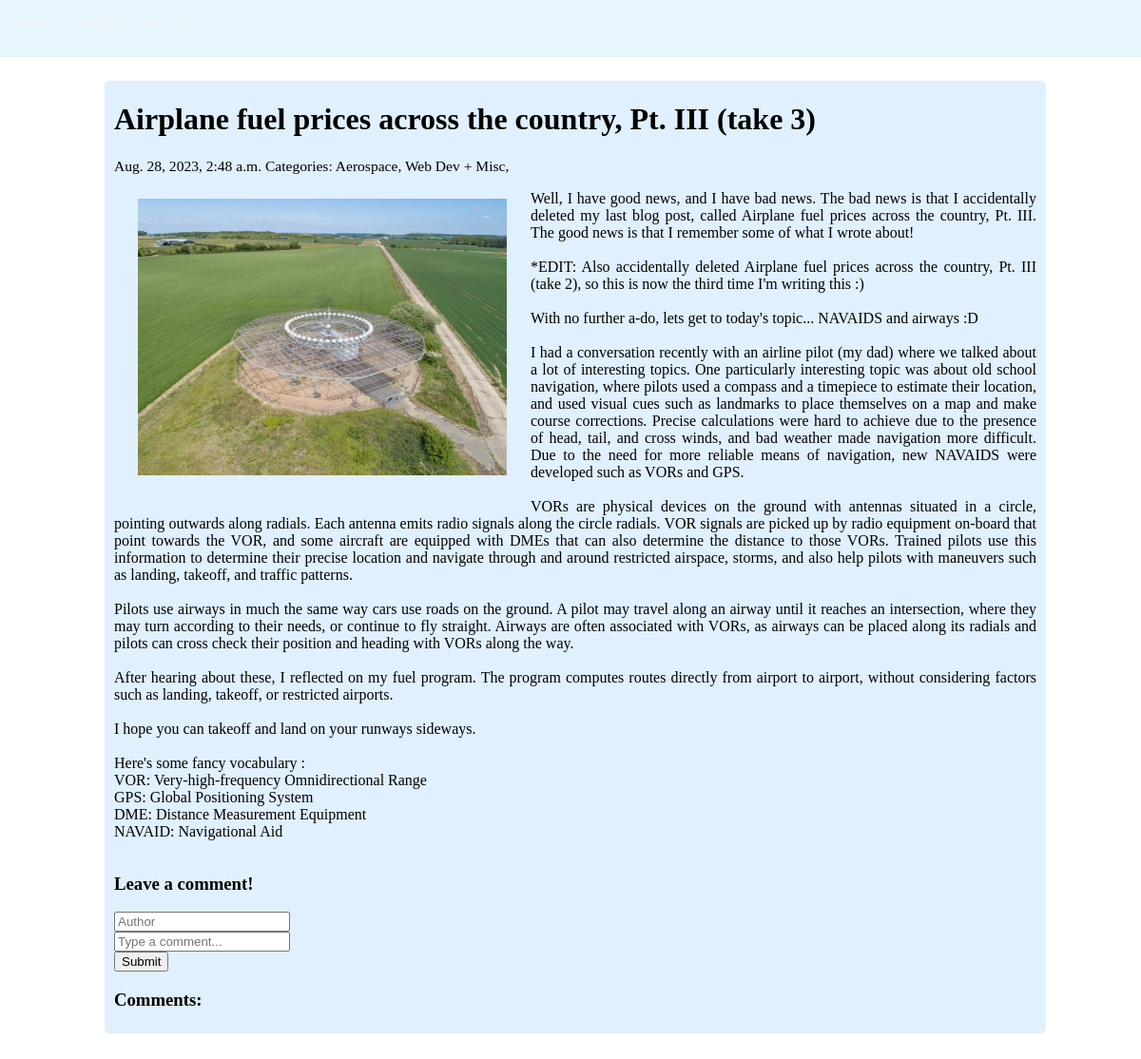
Screenshot of /blog/20/ with the database file from the repository.
### blog/models.py (models this page shows)
class Post(models.Model):
    title = models.CharField(max_length=255)
    body = models.TextField()
    created_on = models.DateTimeField(auto_now_add=True)
    last_modified = models.DateTimeField(auto_now=True)
    categories = models.ManyToManyField("category", related_name="posts")
    image = models.ImageField(upload_to='images')
    class Meta:
        ordering = ['-created_on']

class Category(models.Model):
    name = models.CharField(max_length=20)
    caption = models.CharField(max_length=255)
    image = models.ImageField(upload_to='images')

### blog/views.py (the view, shortened to what this page needs)
# urls.py: path('<int:pk>/', views.blog_detail, name='blog_detail'),
def blog_detail(request, pk):
    post = Post.objects.get(pk=pk)
    image = post.image
    form = CommentForm()
    comments = Comment.objects.filter(post=post)
    context = {
        "post": post,
        "comments": comments,
        "form": form,
        "image": '<image src="{% static "' + str(image) + '" %} alt="img">'
    }
    return render(request, 'blog_detail.html', context)

### blog/forms.py
class CommentForm(forms.Form):
    author = forms.CharField(max_length=60, label="Author", widget=forms.TextInput(attrs={'placeholder': 'Author'}))
    body = forms.CharField(label="Comment", widget=forms.TextInput(attrs={'placeholder': 'Type a comment...'}))

### blog/templates/blog_detail.html (shortened to what this page needs)
{% extends 'base_generic.html' %}
{% block content %}
<div class="blog-container">
    <div class="blog-post">
    <h1>{{ post.title }}</h1>
        <div class="blog-post-subheader">
            <small>
                {{ post.created_on }}
                Categories:
                {% for category in post.categories.all %}
                <a href="{% url 'blog_category' category.name %}">
                    {{ category.name }},
                </a>
                {% endfor %}
            </small>
        </div>
    <div class="blog-post-content">
        <img class="blog-post-image" src="{{ post.image.url }}">
        <p>{{ post.body | linebreaksbr }}</p>
    </div>
    <div class="blog-post-comments">
        <h3>Leave a comment!</h3>
        <form action="/blog/{{ post.pk }}/" method="POST">
            <div class="form-group">
                {{ form.author }}
            </div>
            <div class="form-group">
                {{ form.body }}
            </div>
            <button type="submit" class="btn-primary">Submit</button>
        </form>
        <h3>Comments:</h3>
    </div>
    </div>
</div>
{% endblock %}

### myblogsite/static/style1.css (style rules this page uses)
body { background-image: url('IMG_5010.jpg'); background-position: top center; background-attachment: scroll; width: 100%; background-size: cover; background-repeat: no-repeat; margin: 0; display: grid; place-items: center; }
.blog-container { background-color: rgba(137, 207, 240,0); margin: 60px 50px 50px 60px; padding: 20px 50px 20px; text-align: center; }
.blog-post { background-color: rgba(224, 240, 255,.98); padding: 1px 10px 5px 10px; text-align: left; border-radius: 5px; margin-top: 5px; display:grid; }
.blog-post a { text-decoration: none; color: black; }
.blog-post p { text-align: justify; }
.blog-post-subheader { display: grid; font-size: 14pt; }
.blog-post-image { width: 40%; float: left; margin: 25px; object-position: center top; }

### rows the page displays
Post: title "Airplane fuel prices across the country, Pt. III (take 3)", created_on "Aug. 28, 2023, 2:48 a.m.", image (picture), body "Well, I have good news, and I have bad news. The bad news is that I accidentally deleted my last blog post, called Airplane fuel prices across the country, Pt. III. The good news is that I remember some of what I wrote about! *EDIT: Also accidentally deleted Airplane fuel prices across the country, Pt. III (take 2), so this is now the third time I'm writing this :) With no further a-do, lets get to today's topic... NAVAIDS and airways :D I had a conversation recently with an airline pilot (my dad) where we talked about a lot of interesting topics. One particularly interesting topic was about old school navigation, where pilots used a compass and a timepiece to estimate their location, and…"
Category: name "Aerospace"
Category: name "Web Dev + Misc"
